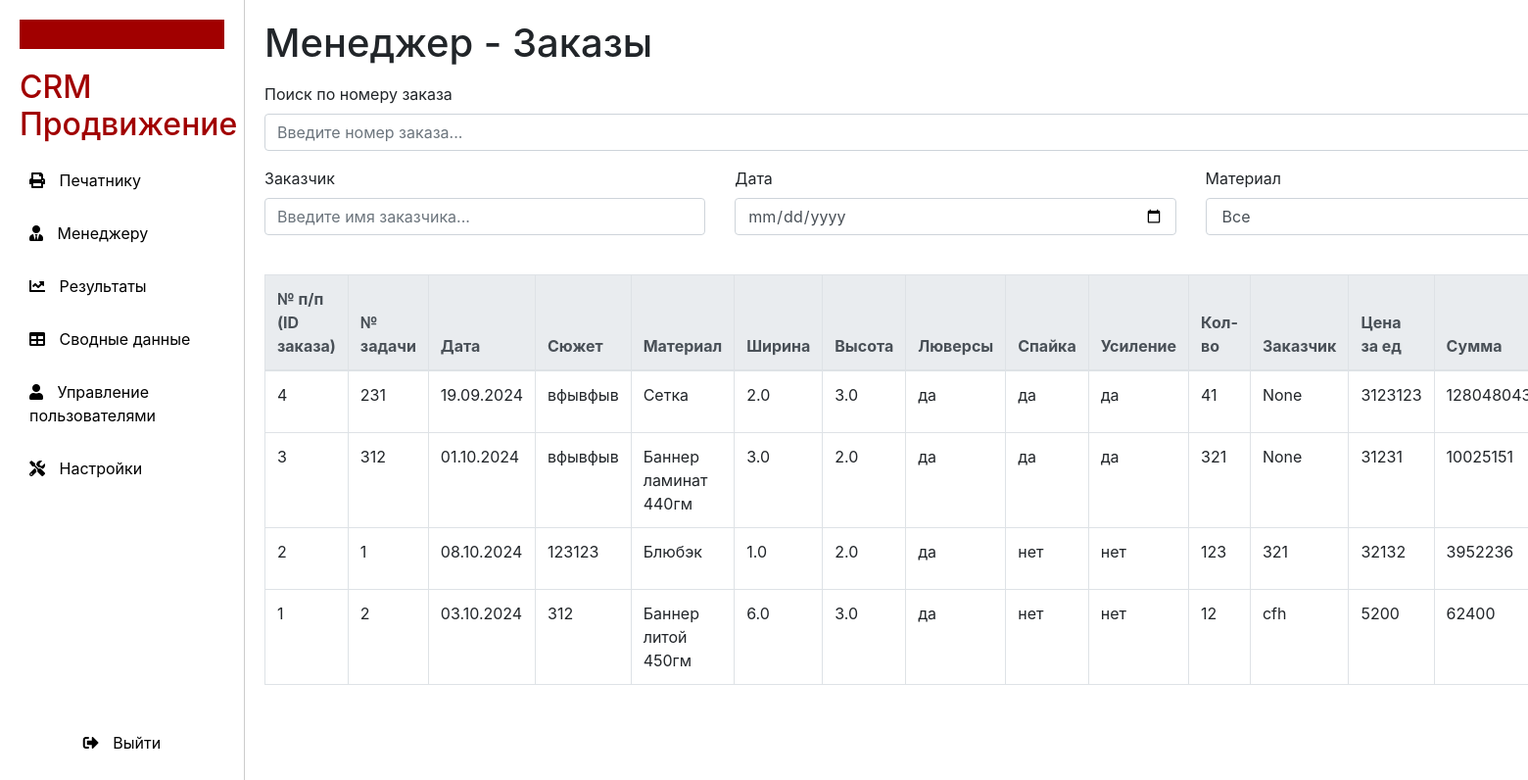
Page /manager (signed in) on the earlier database version.
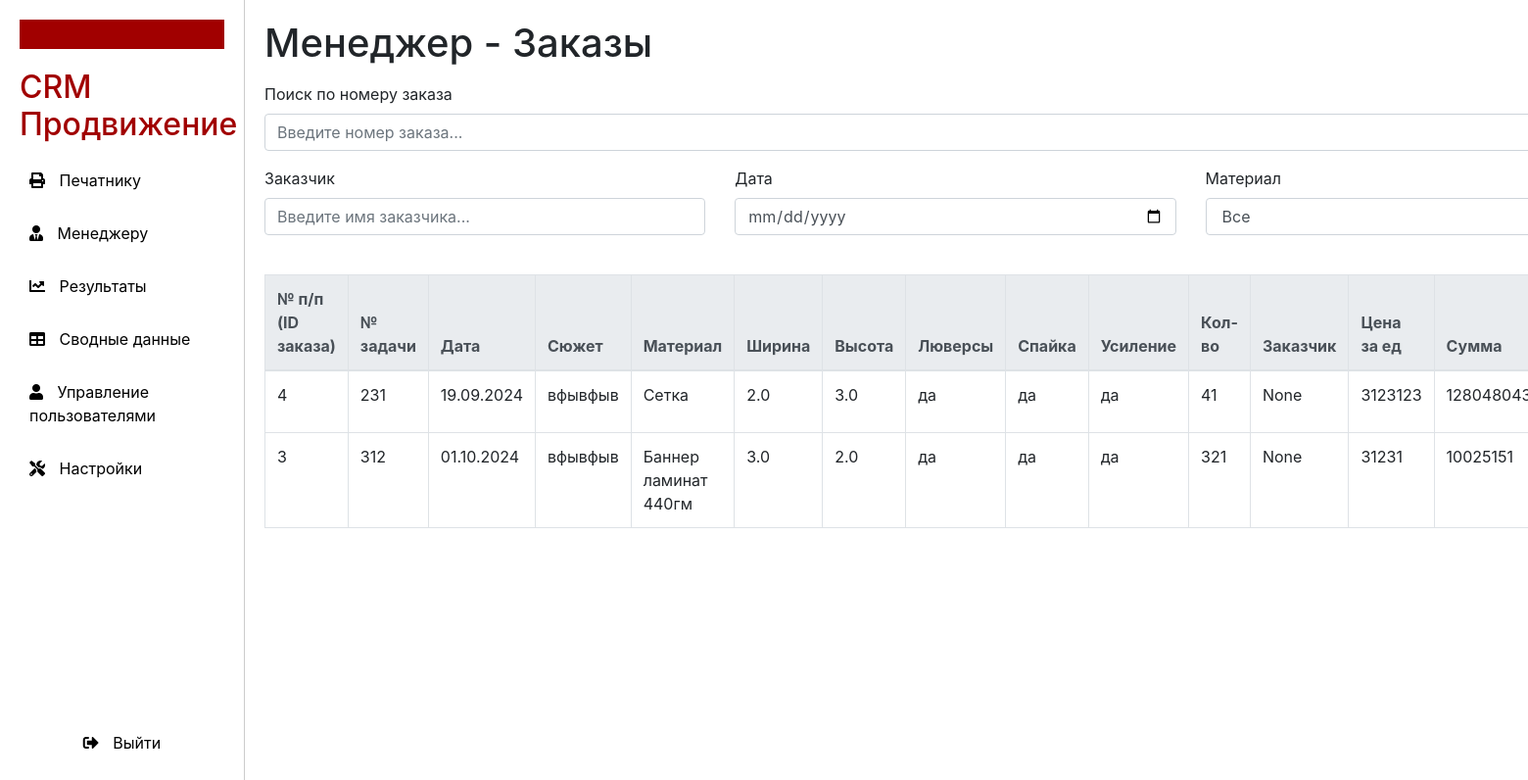
Same page on the later database version.
### models.py (models this page shows)
class Order(Base):
    __tablename__ = 'orders'
    id = Column(Integer, primary_key=True, autoincrement=True)
    task_number = Column(Integer, nullable=False)
    date = Column(Date, nullable=False)
    subject = Column(String, nullable=False)
    material = Column(String, nullable=False)
    quantity = Column(Integer, nullable=False)
    performer = Column(String, nullable=False)
    print_width = Column(Float, nullable=False)
    print_height = Column(Float, nullable=False)
    canvas_width = Column(Float, nullable=False)
    canvas_length = Column(Float, nullable=False)
    eyelets = Column(String, nullable=False)
    spike = Column(String, nullable=False)
    reinforcement = Column(String, nullable=False)
    customer = Column(String, nullable=True)
    price_per_unit = Column(Integer, nullable=True)
    total_amount = Column(Integer, nullable=True)
    result: Mapped["Result"] = relationship(back_populates="order")

### main.py (the view)
@app.get("/manager", response_class=HTMLResponse)
def manager_page(request: Request,
                 db: Session = Depends(get_db),
                 current_user: User = Depends(get_current_user)
                 ):
    check_role_access(current_user, {Role.manager, Role.superuser, Role.admin})
    orders = db.query(Order).order_by(Order.id.desc()).all()
    return templates.TemplateResponse("manager.html",
                                      {"request": request,
                                       "user": current_user,
                                       "role": current_user.role.value,
                                       "orders": orders, }
                                      )

### templates/manager.html (shortened to what this page needs)
{% extends "layout.html" %}
{% block manager %}
<div class="content">
    <h1>Менеджер - Заказы</h1>
    <div class="form-group mt-3">
        <label for="search_order">Поиск по номеру заказа</label>
        <input type="text" class="form-control" id="search_order" oninput="applyFilters()"
               placeholder="Введите номер заказа...">
    </div>
    <div class="row mt-3">
        <div class="col-md-4 form-group">
            <label for="filter_customer">Заказчик</label>
            <input type="text" class="form-control" id="filter_customer" oninput="applyFilters()"
                   placeholder="Введите имя заказчика...">
        </div>
        <div class="col-md-4 form-group">
            <label for="filter_date">Дата</label>
            <input type="date" class="form-control" id="filter_date" onchange="applyFilters()">
        </div>
        <div class="col-md-4 form-group">
            <label for="filter_material">Материал</label>
            <select class="form-control" id="filter_material" onchange="applyFilters()">
                <option value="">Все</option>
            </select>
        </div>
    </div>
    <table class="table table-bordered mt-4" id="orders_table">
        <thead class="thead-light">
        <tr>
            <th>№ п/п (ID заказа)</th>
            <th>№ задачи</th>
            <th>Дата</th>
            <th>Сюжет</th>
            <th>Материал</th>
            <th>Ширина</th>
            <th>Высота</th>
            <th>Люверсы</th>
            <th>Спайка</th>
            <th>Усиление</th>
            <th>Кол-во</th>
            <th>Заказчик</th>
            <th>Цена за ед</th>
            <th>Сумма</th>
        </tr>
        </thead>
        {% if orders %}
        <tbody>
        {% for order in orders %}
        <tr class="order-row" data-task-number="{{ order.id }}" data-customer="{{ order.customer }}"
            data-date="{{ order.date.strftime('%Y-%m-%d') }}" data-material="{{ order.material }}">
            <td>{{ order.id }}</td>
            <td>{{ order.task_number }}</td>
            <td>{{ order.date.strftime("%d.%m.%Y") }}</td>
            <td>{{ order.subject }}</td>
            <td>{{ order.material }}</td>
            <td>{{ order.print_width }}</td>
            <td>{{ order.print_height }}</td>
            <td>{{ order.eyelets }}</td>
            <td>{{ order.spike }}</td>
            <td>{{ order.reinforcement }}</td>
            <td>{{ order.quantity }}</td>
            <td>{{ order.customer }}</td>
            <td>{{ order.price_per_unit }}</td>
            <td>{{ order.total_amount }}</td>
        </tr>
        {% endfor %}
        </tbody>
        {% else %}
        <tr>
            <td colspan="15">Нет доступных заказов</td>
        </tr>
        {% endif %}
    </table>
</div>
{% endblock %}

Differences in the rows shown:
removed Order: id "2", task_number "1", date "08.10.2024", subject "123123", material "Блюбэк", print_width "1.0", print_height "2.0", eyelets "да", spike "нет", reinforcement "нет", quantity "123", customer "321", price_per_unit "32132", total_amount "3952236"
removed Order: id "1", task_number "2", date "03.10.2024", subject "312", material "Баннер литой 450гм", print_width "6.0", print_height "3.0", eyelets "да", spike "нет", reinforcement "нет", quantity "12", customer "cfh", price_per_unit "5200", total_amount "62400"
